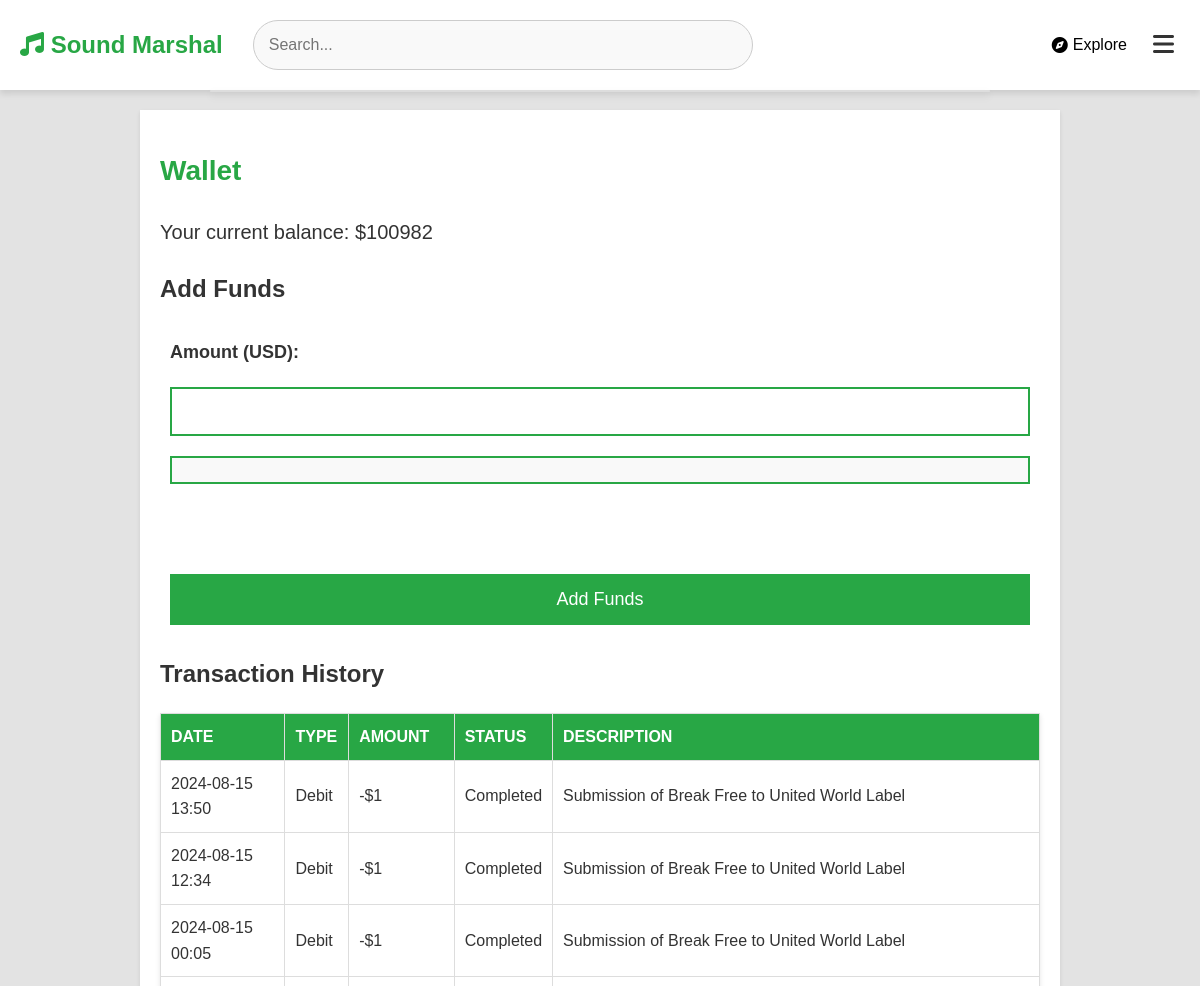
The page /wallet/ (signed in, upper part) on the database as committed earlier.
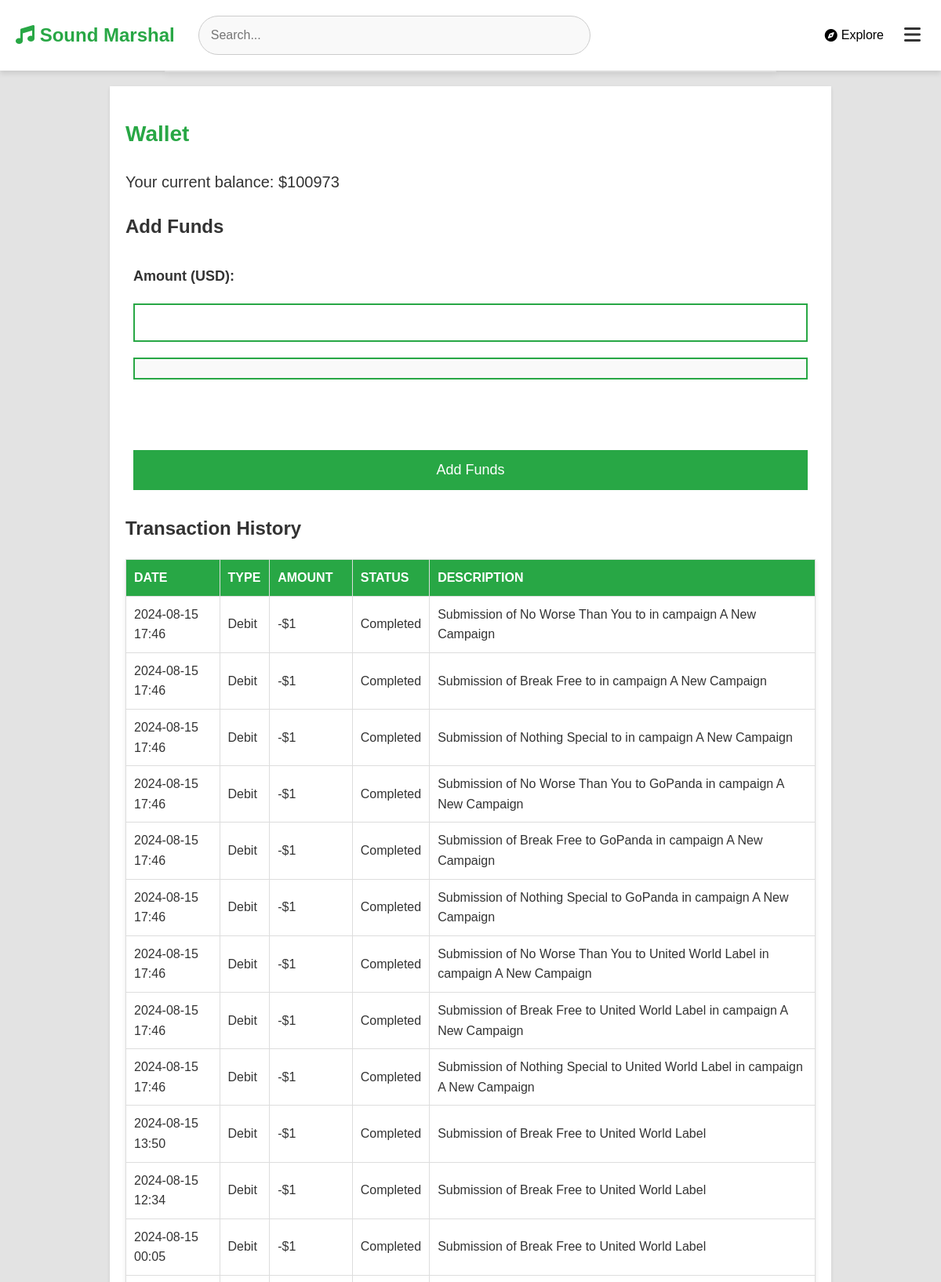
The same page on the database as committed later.
### core/models.py (models this page shows, shortened)
class Transaction(models.Model):
    TRANSACTION_TYPES = (
        ('credit', 'Credit'),
        ('debit', 'Debit'),
    )
    user = models.ForeignKey(User, on_delete=models.CASCADE, related_name='transactions')
    transaction_type = models.CharField(max_length=6, choices=TRANSACTION_TYPES)
    amount = models.IntegerField()  # Number of tokens
    description = models.CharField(max_length=255)
    date = models.DateTimeField(auto_now_add=True)

### core/views.py (the view)
# urls.py: path('wallet/', views.wallet, name='wallet'),
@login_required
def wallet(request):
    payments = Payment.objects.filter(user=request.user).order_by('-date')
    transactions = Transaction.objects.filter(user=request.user).order_by('-date')
    history = sorted(chain(payments, transactions), key=lambda x: x.date, reverse=True)
    return render(request, 'core/wallet.html', {
        'balance': request.user.profile.tokens,
        'history': history,
        'stripe_public_key': settings.STRIPE_PUBLIC_KEY
    })

### context_processors.py (called while the page is built)
def media_url(request):
    return {'MEDIA_URL': settings.MEDIA_URL}

### core/templates/core/wallet.html (shortened to what this page needs)
{% extends 'base.html' %}
{% block content %}
<div class="wallet-container">
    <h1>Wallet</h1>
    <p>Your current balance: ${{ balance }}</p>
    <h2>Add Funds</h2>
    <form id="payment-form" method="post" action="{% url 'purchase_credits' %}" data-no-ajax="true">
        <label for="amount">Amount (USD):</label>
        <input type="number" id="amount" name="amount" min="1" required>
        <div id="card-element">
        </div>
        <button type="submit" class="stripe-button">Add Funds</button>
    </form>
    <h2>Transaction History</h2>
    {% if history %}
        <table class="transaction-history">
            <thead>
                <tr>
                    <th>Date</th>
                    <th>Type</th>
                    <th>Amount</th>
                    <th>Status</th>
                    <th>Description</th>
                </tr>
            </thead>
            <tbody>
                {% for item in history %}
                    <tr>
                        <td>{{ item.date|date:"Y-m-d H:i" }}</td>
                        <td>
                            {% if item.transaction_type %}
                                {{ item.get_transaction_type_display }}
                            {% else %}
                                Credit
                            {% endif %}
                        </td>
                        <td>
                            {% if item.transaction_type == 'debit' %}
                                -${{ item.amount }}
                            {% elif item.transaction_type == 'credit' %}
                                +${{ item.amount }}
                            {% else %}
                                ${{ item.amount }}
                            {% endif %}
                        </td>
                        <td>
                            {% if item.status %}
                                {{ item.status }}
                            {% else %}
                                Completed
                            {% endif %}
                        </td>
                        <td>{{ item.description }}</td>
                    </tr>
                {% endfor %}
            </tbody>
        </table>
    {% else %}
        <p>No transactions yet.</p>
    {% endif %}
</div>
{% endblock %}

Rows that differ between the two databases and show on the page:
added Transaction: date "2024-08-15 17:46", transaction_type "Debit", amount "1", shows "Completed", description "Submission of No Worse Than You to in campaign A New Campaign"
added Transaction: date "2024-08-15 17:46", transaction_type "Debit", amount "1", shows "Completed", description "Submission of Break Free to in campaign A New Campaign"
added Transaction: date "2024-08-15 17:46", transaction_type "Debit", amount "1", shows "Completed", description "Submission of Nothing Special to in campaign A New Campaign"
added Transaction: date "2024-08-15 17:46", transaction_type "Debit", amount "1", shows "Completed", description "Submission of No Worse Than You to GoPanda in campaign A New Campaign"
added Transaction: date "2024-08-15 17:46", transaction_type "Debit", amount "1", shows "Completed", description "Submission of Break Free to GoPanda in campaign A New Campaign"
added Transaction: date "2024-08-15 17:46", transaction_type "Debit", amount "1", shows "Completed", description "Submission of Nothing Special to GoPanda in campaign A New Campaign"
added Transaction: date "2024-08-15 17:46", transaction_type "Debit", amount "1", shows "Completed", description "Submission of No Worse Than You to United World Label in campaign A New Campaign"
added Transaction: date "2024-08-15 17:46", transaction_type "Debit", amount "1", shows "Completed", description "Submission of Break Free to United World Label in campaign A New Campaign"
added Transaction: date "2024-08-15 17:46", transaction_type "Debit", amount "1", shows "Completed", description "Submission of Nothing Special to United World Label in campaign A New Campaign"
Other text that changed with them:
{{ balance }}: "100982" → "100973"
